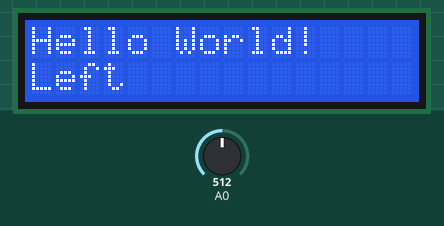
Simulated run of this sketch. Board: Arduino Uno, built with avr-gcc and run on an emulated ATmega328P. Parts: 16×2 character LCD. The inputs (shaded band) are chosen by the test bench; at power-on: A0 = 512.

Above: at 1.2 s.
1.3 s: A0 set to 440
At 2.4 s:
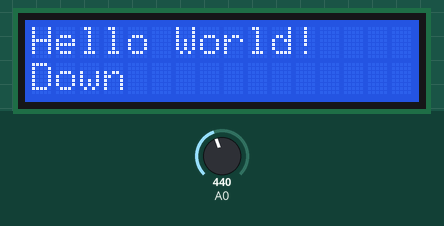
2.8 s: A0 set to 240
At 3.6 s:
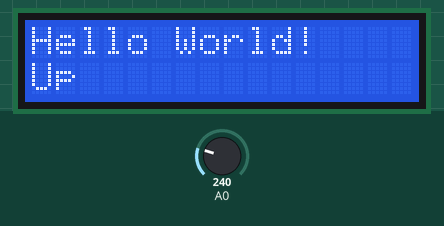
4.3 s: A0 set to 40
At 4.7 s:
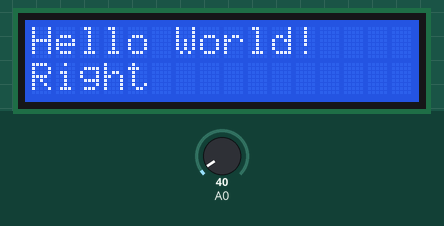
5.8 s: A0 set to 660
At 7.0 s:
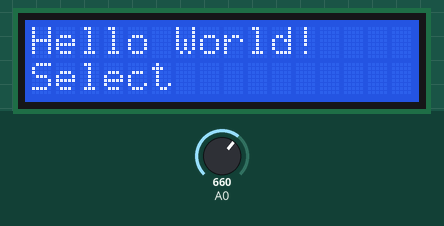
7.3 s: A0 set to 640
At 8.2 s:
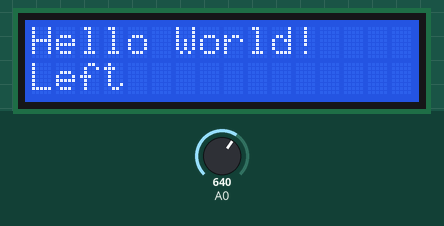
8.8 s: A0 set to 716
At 9.4 s:
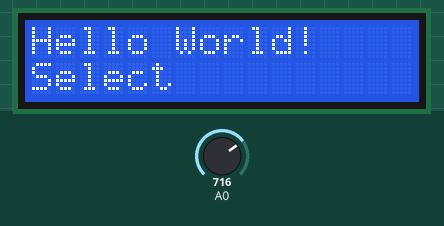
Timing chart, 0 to 11.3 s (numbered marks = the images above; inputs shaded):
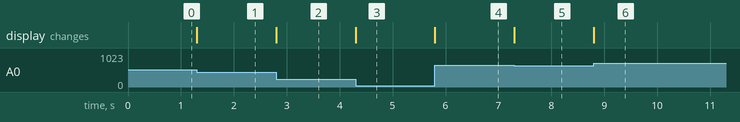

The sketch:

hw6_3.ino
```cpp
#include <LiquidCrystal.h>

LiquidCrystal lcd(8, 9, 4, 5, 6, 7);

enum {
  RIGHT,
  UP ,
  DOWN ,
  SELECT,
  LEFT,
  NONE,
};

// button 의 adc value
int adc_value = 0;
// button value
byte button_value = NONE;

// ADC 를 읽어 button 값 받기
int read_key()
{
	adc_value = analogRead(0);

	if (adc_value < 50)   return RIGHT;
	else if (adc_value < 250)  return UP;
	else if (adc_value < 450)  return DOWN;
	else if (adc_value < 650)  return LEFT;
	else if (adc_value < 850)  return SELECT;
	else return NONE;

}

// 프로그램 초기화
void setup()
{
	Serial.begin(9600); // 시리얼 통신 초기화
	lcd.begin(16, 2);  // 16x2 LCD
	lcd.setCursor(0, 0);
  lcd.print("Hello World!");
}

// 계속 실행할 무한 루프
void loop()
{
	button_value = read_key();   // 키 값을 읽음
	lcd.setCursor(0, 1);    // 커서를 2번째줄 맨 앞 칸으로 이동

	// LCD에 키 값을 출력
	switch (button_value)
	{
    // 가장 긴 문자열 길이만큼 띄어쓰기
		case RIGHT:		lcd.print("Right ");	break;
		case LEFT:		lcd.print("Left  ");	break;
		case UP:		lcd.print("Up    ");	break;
		case DOWN:		lcd.print("Down  ");	break;
		case SELECT:	lcd.print("Select");	break;
		//case NONE:		lcd.print("NONE  ");	break;
	}
}
```

Measured:
- after the input at 1.3 s, the display: changes at once (image 1)
- after the input at 2.8 s, the display: changes at once (image 2)
- after the input at 4.3 s, the display: changes at once (image 3)
- after the input at 5.8 s, the display: changes at once (image 4)
- after the input at 7.3 s, the display: changes at once (image 5)
- after the input at 8.8 s, the display: changes at once (image 6)
